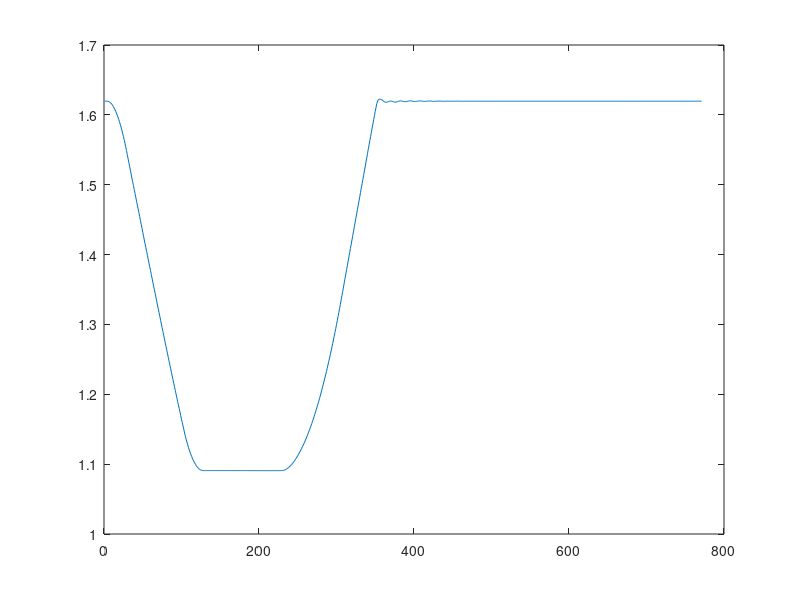

MATLAB code to generate this figure:
%%
load test01.txt

qActual = test01(:,3:8); % Actual Position
qdActual = test01(:,9:14); %Actual  Velocity
qddTarget = test01(:,15:20); % Target acc


qdAcc = diff(qdActual); % Acceleration

%plot(qdAcc(:,1)) % Base joint acc

plot(qActual(:,1))
